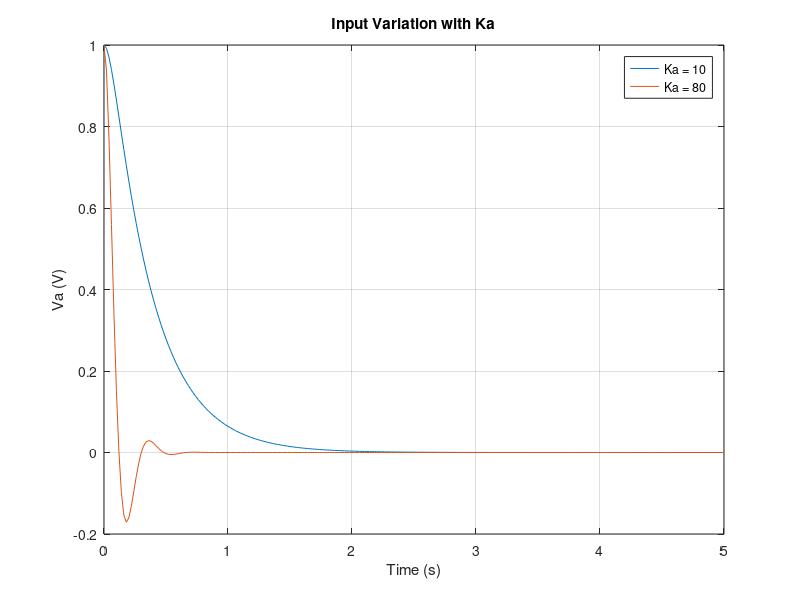

The MATLAB script that drew this image:
%Emmanuel S Akosah ID 1155107217  10/31/2017
% MAEG 3050 HW 3 Ques 1

% comparing input voltages for different amplifier values,Ka


Ka = [10,80];
for index = 1 : length(Ka);
numR = [1];
denR = [0 1];
sysR = tf(numR,denR);

numG = [5000*Ka(index)];
denG = [1 1020 20000 5000*Ka(index)];
sysG = tf(numG,denG);

sysY = series(sysG,sysR);
V = sysR - sysY; % V, error = R(s) - Y(s)
t = 0:0.02:5;
[y t] = step(V,t);


%plotting
plot(t,y)
hold on
end

grid on
xlabel('Time (s)')
ylabel('Va (V)')
title('Input Variation with Ka')
legend ('Ka = 10','Ka = 80');
hold off




